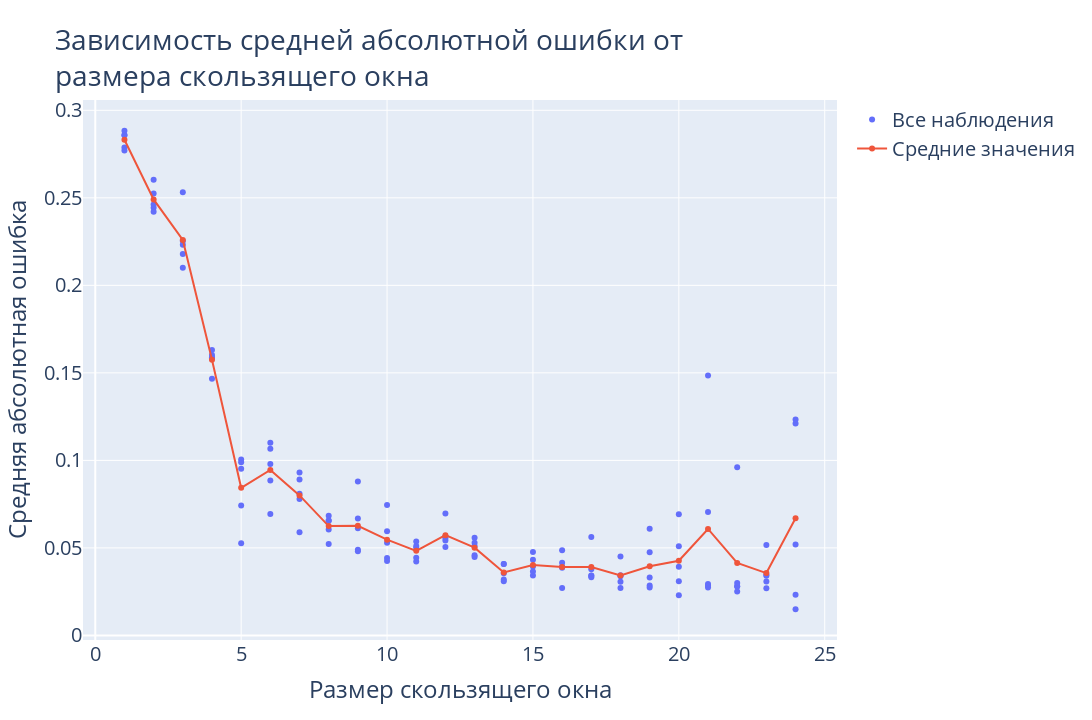

Notebook source saved alongside this figure:
### Code cell
# Plotting results
fig = go.Figure()
fig.add_trace(
    go.Scatter(x=all_sizes, y=all_mapes,
               name='Все наблюдения', mode='markers')
)
fig.add_trace(
    go.Scatter(x=window_sizes, y=mapes_mean,
               name='Средние значения', mode='lines+markers')
)
fig.update_layout(
    title='Зависимость средней абсолютной ошибки от<br>размера скользящего окна',
    font=dict(size=20),
    xaxis=dict(title='Размер скользящего окна'),
    yaxis=dict(title='Средняя абсолютная ошибка'),
    width=1280,
    height=720
)
fig.show()
